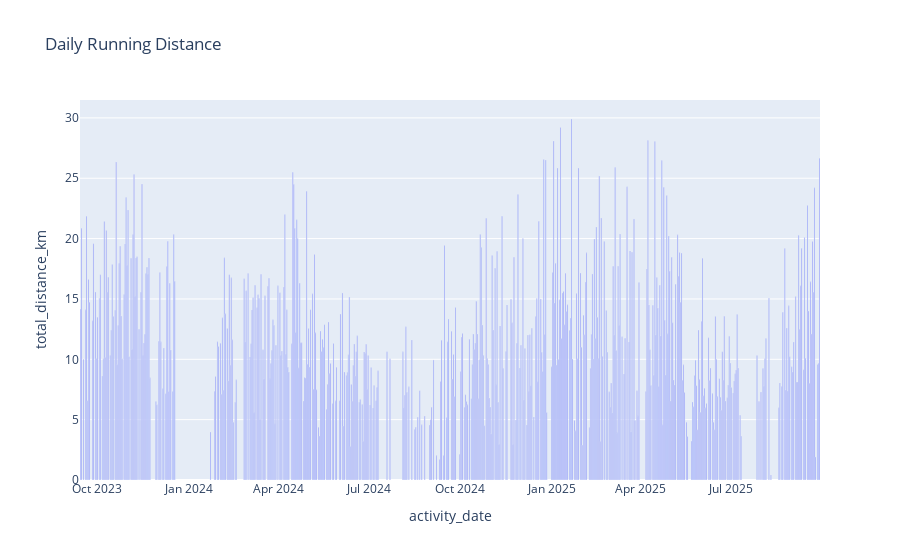

This figure's notebook cell:
### Code cell
import pandas as pd
import sqlite3
import os
import plotly.express as px

# --- Configuration ---
PROJECT_ROOT = os.path.abspath(os.path.join(os.getcwd(), '..'))
DATABASE_FILE = os.path.join(PROJECT_ROOT, "garmin_data.db")

# --- Connect and Query ---
con = sqlite3.connect(DATABASE_FILE)
df_activities = pd.read_sql_query("""
    SELECT 
        date(start_time_gmt) as activity_date,
        SUM(distance_m) / 1000 as total_distance_km
    FROM activities
    WHERE sport = 'running'
    GROUP BY activity_date
""", con)
con.close()

# --- Visualize the Prototype ---
# This plot will show up right here in the notebook
fig = px.bar(df_activities, 
             x='activity_date', 
             y='total_distance_km', 
             title='Daily Running Distance')
fig.show()

# You can look at the data directly
print(df_activities.head())

### Figure 1 — Plotly figure (JSON) as saved in the notebook; plotly's stock layout.template omitted (floating-point values rounded to 4 significant figures; data arrays with more than 128 entries replaced by an {"elided": "..."} marker saying what was removed)
{"data": [{"hovertemplate": "activity_date=%{x}<br>total_distance_km=%{y}<extra></extra>", "legendgroup": "", "marker": {"color": "#636efa", "pattern": {"shape": ""}}, "name": "", "orientation": "v", "showlegend": false, "textposition": "auto", "type": "bar", "x": {"elided": "512 str values"}, "xaxis": "x", "y": {"elided": "512 float values"}, "yaxis": "y"}], "layout": {"barmode": "relative", "legend": {"tracegroupgap": 0}, "title": {"text": "Daily Running Distance"}, "xaxis": {"anchor": "y", "domain": [0, 1], "title": {"text": "activity_date"}}, "yaxis": {"anchor": "x", "domain": [0, 1], "title": {"text": "total_distance_km"}}}}
